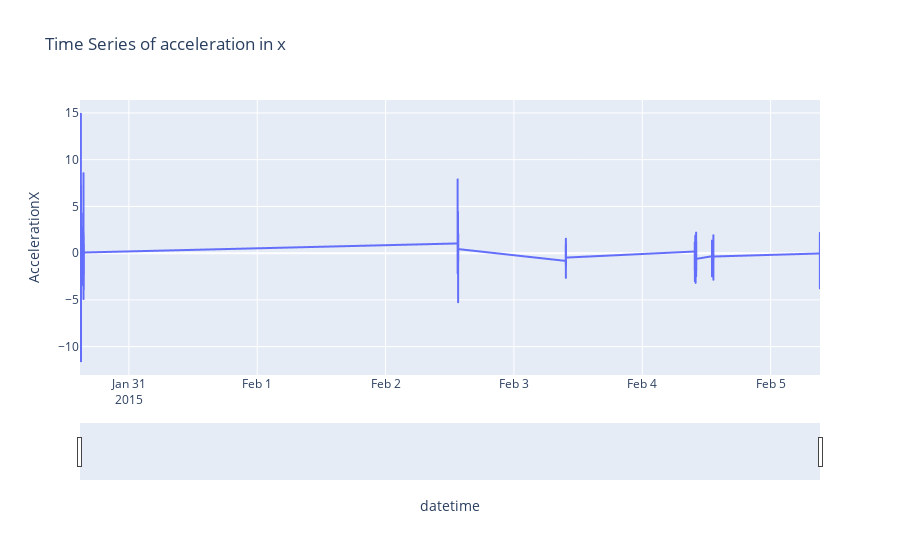

Notebook source saved alongside this figure:
### Code cell
fig = px.line(measure1_df, x='datetime', y='AccelerationX', title='Time Series of acceleration in x')

fig.update_xaxes(rangeslider_visible=True)
fig.show()

### Figure 1 — Plotly figure (JSON) as saved in the notebook; plotly's stock layout.template omitted (floating-point values rounded to 4 significant figures; data arrays with more than 128 entries replaced by an {"elided": "..."} marker saying what was removed)
{"data": [{"hovertemplate": "datetime=%{x}<br>AccelerationX=%{y}<extra></extra>", "legendgroup": "", "line": {"color": "#636efa", "dash": "solid"}, "marker": {"symbol": "circle"}, "mode": "lines", "name": "", "showlegend": false, "type": "scattergl", "x": {"elided": "18354 str values"}, "xaxis": "x", "y": {"elided": "18354 float values"}, "yaxis": "y"}], "layout": {"legend": {"tracegroupgap": 0}, "title": {"text": "Time Series of acceleration in x"}, "xaxis": {"anchor": "y", "domain": [0, 1], "rangeslider": {"visible": true}, "title": {"text": "datetime"}}, "yaxis": {"anchor": "x", "domain": [0, 1], "title": {"text": "AccelerationX"}}}}
